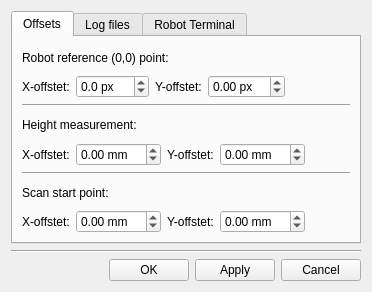
<?xml version="1.0" encoding="UTF-8"?>
<ui version="4.0">
 <class>MainSettings</class>
 <widget class="QDialog" name="MainSettings">
  <property name="geometry">
   <rect>
    <x>0</x>
    <y>0</y>
    <width>372</width>
    <height>292</height>
   </rect>
  </property>
  <property name="windowTitle">
   <string>Dialog</string>
  </property>
  <layout class="QVBoxLayout" name="verticalLayout">
   <item>
    <widget class="QTabWidget" name="Settings_tab_widget">
     <property name="currentIndex">
      <number>0</number>
     </property>
     <widget class="QWidget" name="offsets_tab">
      <attribute name="title">
       <string>Offsets</string>
      </attribute>
      <layout class="QVBoxLayout" name="verticalLayout_2">
       <item>
        <layout class="QGridLayout" name="gridLayout_5">
         <item row="2" column="3" colspan="2">
          <spacer name="horizontalSpacer_7">
           <property name="orientation">
            <enum>Qt::Horizontal</enum>
           </property>
           <property name="sizeHint" stdset="0">
            <size>
             <width>40</width>
             <height>20</height>
            </size>
           </property>
          </spacer>
         </item>
         <item row="3" column="1">
          <widget class="QDoubleSpinBox" name="robot_ref00_x_offset">
           <property name="suffix">
            <string> px</string>
           </property>
           <property name="decimals">
            <number>1</number>
           </property>
           <property name="minimum">
            <double>-99.000000000000000</double>
           </property>
           <property name="singleStep">
            <double>0.500000000000000</double>
           </property>
          </widget>
         </item>
         <item row="2" column="0" colspan="3">
          <widget class="QLabel" name="label_8">
           <property name="text">
            <string>Robot reference (0,0) point:</string>
           </property>
          </widget>
         </item>
         <item row="3" column="2">
          <widget class="QLabel" name="label_9">
           <property name="text">
            <string>Y-offstet:</string>
           </property>
          </widget>
         </item>
         <item row="3" column="3">
          <widget class="QDoubleSpinBox" name="robot_ref00_y_offset">
           <property name="suffix">
            <string> px</string>
           </property>
           <property name="minimum">
            <double>-99.000000000000000</double>
           </property>
           <property name="singleStep">
            <double>0.500000000000000</double>
           </property>
          </widget>
         </item>
         <item row="3" column="4">
          <spacer name="horizontalSpacer_8">
           <property name="orientation">
            <enum>Qt::Horizontal</enum>
           </property>
           <property name="sizeHint" stdset="0">
            <size>
             <width>40</width>
             <height>20</height>
            </size>
           </property>
          </spacer>
         </item>
         <item row="3" column="0">
          <widget class="QLabel" name="label_10">
           <property name="text">
            <string>X-offstet:</string>
           </property>
          </widget>
         </item>
        </layout>
       </item>
       <item>
        <widget class="Line" name="line_3">
         <property name="orientation">
          <enum>Qt::Horizontal</enum>
         </property>
        </widget>
       </item>
       <item>
        <layout class="QGridLayout" name="gridLayout">
         <item row="2" column="3" colspan="2">
          <spacer name="horizontalSpacer_2">
           <property name="orientation">
            <enum>Qt::Horizontal</enum>
           </property>
           <property name="sizeHint" stdset="0">
            <size>
             <width>40</width>
             <height>20</height>
            </size>
           </property>
          </spacer>
         </item>
         <item row="3" column="1">
          <widget class="QDoubleSpinBox" name="height_meas_x_offset">
           <property name="suffix">
            <string> mm</string>
           </property>
           <property name="minimum">
            <double>-99.000000000000000</double>
           </property>
           <property name="singleStep">
            <double>0.500000000000000</double>
           </property>
          </widget>
         </item>
         <item row="2" column="0" colspan="3">
          <widget class="QLabel" name="label">
           <property name="text">
            <string>Height measurement:</string>
           </property>
          </widget>
         </item>
         <item row="3" column="2">
          <widget class="QLabel" name="label_3">
           <property name="text">
            <string>Y-offstet:</string>
           </property>
          </widget>
         </item>
         <item row="3" column="3">
          <widget class="QDoubleSpinBox" name="height_meas_y_offset">
           <property name="suffix">
            <string> mm</string>
           </property>
           <property name="minimum">
            <double>-99.000000000000000</double>
           </property>
           <property name="singleStep">
            <double>0.500000000000000</double>
           </property>
          </widget>
         </item>
         <item row="3" column="4">
          <spacer name="horizontalSpacer_3">
           <property name="orientation">
            <enum>Qt::Horizontal</enum>
           </property>
           <property name="sizeHint" stdset="0">
            <size>
             <width>40</width>
             <height>20</height>
            </size>
           </property>
          </spacer>
         </item>
         <item row="3" column="0">
          <widget class="QLabel" name="label_2">
           <property name="text">
            <string>X-offstet:</string>
           </property>
          </widget>
         </item>
        </layout>
       </item>
       <item>
        <widget class="Line" name="line_2">
         <property name="orientation">
          <enum>Qt::Horizontal</enum>
         </property>
        </widget>
       </item>
       <item>
        <layout class="QGridLayout" name="gridLayout_3">
         <item row="0" column="3" colspan="2">
          <spacer name="horizontalSpacer_5">
           <property name="orientation">
            <enum>Qt::Horizontal</enum>
           </property>
           <property name="sizeHint" stdset="0">
            <size>
             <width>40</width>
             <height>20</height>
            </size>
           </property>
          </spacer>
         </item>
         <item row="1" column="2">
          <widget class="QLabel" name="label_5">
           <property name="text">
            <string>Y-offstet:</string>
           </property>
          </widget>
         </item>
         <item row="1" column="1">
          <widget class="QDoubleSpinBox" name="start_scan_x_offset">
           <property name="suffix">
            <string> mm</string>
           </property>
           <property name="minimum">
            <double>-99.000000000000000</double>
           </property>
           <property name="singleStep">
            <double>0.500000000000000</double>
           </property>
          </widget>
         </item>
         <item row="1" column="4">
          <spacer name="horizontalSpacer_4">
           <property name="orientation">
            <enum>Qt::Horizontal</enum>
           </property>
           <property name="sizeHint" stdset="0">
            <size>
             <width>40</width>
             <height>20</height>
            </size>
           </property>
          </spacer>
         </item>
         <item row="1" column="3">
          <widget class="QDoubleSpinBox" name="start_scan_y_offset">
           <property name="suffix">
            <string> mm</string>
           </property>
           <property name="minimum">
            <double>-99.000000000000000</double>
           </property>
           <property name="singleStep">
            <double>0.500000000000000</double>
           </property>
          </widget>
         </item>
         <item row="1" column="0">
          <widget class="QLabel" name="label_6">
           <property name="text">
            <string>X-offstet:</string>
           </property>
          </widget>
         </item>
         <item row="0" column="0" colspan="3">
          <widget class="QLabel" name="label_7">
           <property name="text">
            <string>Scan start point:</string>
           </property>
          </widget>
         </item>
        </layout>
       </item>
      </layout>
     </widget>
     <widget class="QWidget" name="log_file_tab">
      <attribute name="title">
       <string>Log files</string>
      </attribute>
      <layout class="QVBoxLayout" name="verticalLayout_3">
       <item>
        <layout class="QGridLayout" name="gridLayout_4">
         <item row="3" column="1">
          <widget class="QPushButton" name="open_logfile">
           <property name="text">
            <string>Open</string>
           </property>
          </widget>
         </item>
         <item row="3" column="0">
          <spacer name="horizontalSpacer_6">
           <property name="orientation">
            <enum>Qt::Horizontal</enum>
           </property>
           <property name="sizeHint" stdset="0">
            <size>
             <width>40</width>
             <height>20</height>
            </size>
           </property>
          </spacer>
         </item>
         <item row="2" column="0" colspan="2">
          <widget class="QListView" name="logfiles_list"/>
         </item>
         <item row="1" column="0" colspan="2">
          <widget class="QLabel" name="label_4">
           <property name="text">
            <string>Recent log files:</string>
           </property>
          </widget>
         </item>
        </layout>
       </item>
       <item>
        <spacer name="verticalSpacer_2">
         <property name="orientation">
          <enum>Qt::Vertical</enum>
         </property>
         <property name="sizeHint" stdset="0">
          <size>
           <width>20</width>
           <height>40</height>
          </size>
         </property>
        </spacer>
       </item>
      </layout>
     </widget>
     <widget class="QWidget" name="tab">
      <attribute name="title">
       <string>Robot Terminal</string>
      </attribute>
      <layout class="QVBoxLayout" name="verticalLayout_4">
       <item>
        <widget class="QTextBrowser" name="robotmsg_window"/>
       </item>
       <item>
        <widget class="QLineEdit" name="robotcmd_window"/>
       </item>
      </layout>
     </widget>
    </widget>
   </item>
   <item>
    <widget class="Line" name="line">
     <property name="orientation">
      <enum>Qt::Horizontal</enum>
     </property>
    </widget>
   </item>
   <item>
    <layout class="QGridLayout" name="gridLayout_2">
     <item row="0" column="1">
      <widget class="QPushButton" name="OK_button">
       <property name="text">
        <string>OK</string>
       </property>
      </widget>
     </item>
     <item row="0" column="0">
      <spacer name="horizontalSpacer">
       <property name="orientation">
        <enum>Qt::Horizontal</enum>
       </property>
       <property name="sizeHint" stdset="0">
        <size>
         <width>40</width>
         <height>20</height>
        </size>
       </property>
      </spacer>
     </item>
     <item row="0" column="3">
      <widget class="QPushButton" name="Cancel_button">
       <property name="text">
        <string>Cancel</string>
       </property>
      </widget>
     </item>
     <item row="0" column="2">
      <widget class="QPushButton" name="apply_button">
       <property name="text">
        <string>Apply</string>
       </property>
      </widget>
     </item>
    </layout>
   </item>
  </layout>
 </widget>
 <resources/>
 <connections/>
</ui>
